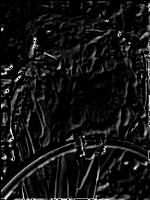
#> input picture emboss/embossed_parrot.jpg, 150 x 200 px
$ python emboss.py embossed_parrot.jpg
#> lines starting #> are read from the running program, lines starting #| are printed output that depends on the picture
import sys
from PIL import Image
import numpy as np

assert(len(sys.argv) > 1), "Pass the name of the image as an argument"

""" works only for grayscale images """
def getNewPixelValue(im, pixel_y, pixel_x):
    kernel = [[2, 0, 0], [0, -1, 0], [0, 0, -1]]
    pixel_val = 0

    for i in range(-1, 2, 1):
        for j in range(-1, 2, 1):
            x = pixel_x + j
            y = pixel_y + i
            if x >= 0 and y >= 0 and x <= im.shape[1] - 1 and y <= im.shape[0] - 1:
                pixel_val += im[y][x] * kernel[i + 1][j + 1]
    return abs(pixel_val) if abs(pixel_val) <= 255 else 255


im = Image.open(sys.argv[1])
#> im is the input picture: PIL image 150x200 L; min 0, max 255, mean 20.6
im_matrix = np.asarray(im)
print(im_matrix.shape)
#| (200, 150)

blurred_im = np.empty(im_matrix.shape)

for i in range(im_matrix.shape[0]):
    for j in range(im_matrix.shape[1]):
        blurred_im[i][j] = getNewPixelValue(im_matrix, i, j)
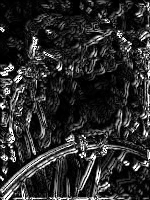
#> blurred_im: shape (200, 150) float64; min 0, max 255, mean 44.7

output = Image.fromarray(np.uint8(blurred_im))
output.show()
output.save("output.jpg")
